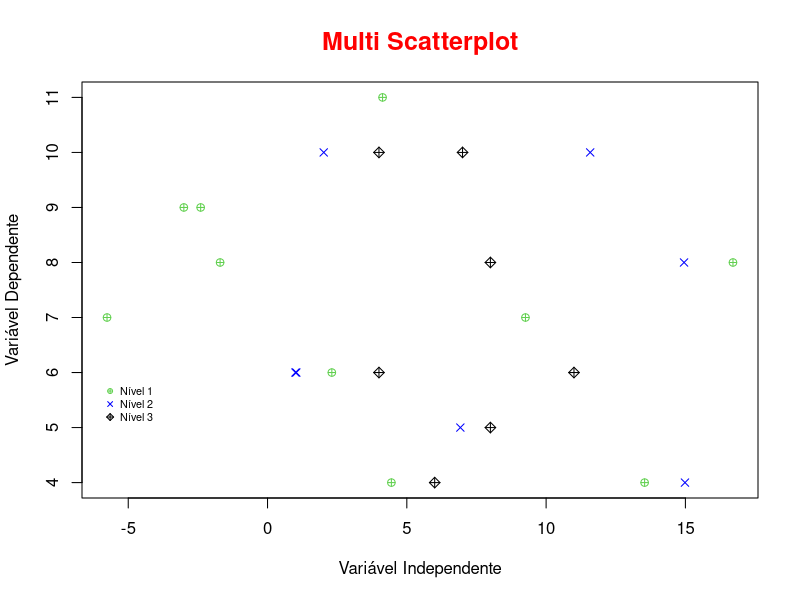
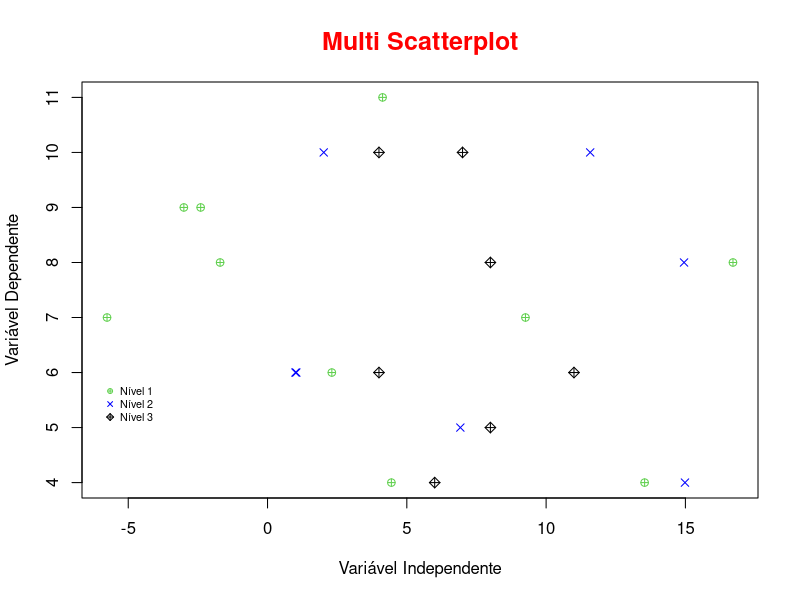

Generate these figures, in order, with R:
# Scatterplots

# Configurando o diretório de trabalho
# Coloque entre aspas o diretório de trabalho que você está usando no seu computador
# Não use diretórios com espaço no nome
setwd("~/Cursos/DSA/FCD/BigDataRAzure/Cap04")

# Para saber qual diretório estou trabalhando
getwd()


# Lista de pacotes base carregados
search()




# Define os dados
set.seed(67)
x = rnorm(10, 5, 7)
y = rpois(10, 7)
z = rnorm(10, 6, 7)
t = rpois(10, 9)


## pdf("Grafico3_ScatterPlot.pdf")

# Cria o Plot
plot(x, y, col = 123, pch = 10, main = "Multi Scatterplot", 
     col.main = "red", cex.main = 1.5, xlab = "Variável Independente", 
     ylab = "Variável Dependente")


# Adiciona outros dados 
points(z, t, col = "blue", pch = 4)



# Adiciona outros dados 
points(y, t, col = 777, pch = 9)



# Cria legenda
legend(-6, 5.9, legend = c("Nível 1", "Nível 2", "Nível 3"),
       col = c(123, "blue", 777), pch = c(10, 4, 9),
       cex = 0.65, bty = "n")


## dev.off()

# Salvando o gráfico em png

png("Grafico3_ScatterPlot.png", width = 500, height = 500, res = 72)

plot(x, y, col = 123, pch = 10, main = "Multi Scatterplot", 
     col.main = "red", cex.main = 1.5, xlab = "Variável Independente", 
     ylab = "Variável Dependente")

points(z, t, col = "blue", pch = 4)

points(y, t, col = 777, pch = 9)

legend(-6, 5.9, legend = c("Nível 1", "Nível 2", "Nível 3"),
       col = c(123, "blue", 777), pch = c(10, 4, 9),
       cex = 0.65, bty = "n")

dev.off()

# Sair
q()
